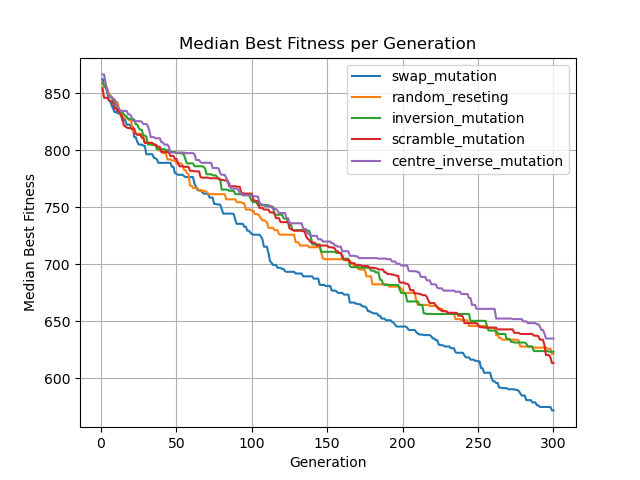

Reproduce this figure in Python.
import multiprocessing as mp
import time
import matplotlib.pyplot as plt
import numpy as np
import pandas as pd

from charles.charles import Population, Individual
from song import get_fitness
from charles.selection import fps
from charles.mutation import swap_mutation, random_reseting, inversion_mutation, scramble_mutation, centre_inverse_mutation
from charles.xo import single_point_xo


# Individual Monkey Patching
Individual.get_fitness = get_fitness


# Function to run a single experiment
def run_experiment(args):
    population_size, generations, crossover_probability, mutation_probability, selection, mutation, crossover, elitism, sol_size, valid_set = args
    all_fitness = []

    for i in range(10):  # Number of runs
        start_time = time.time()

        # Create a population
        pop = Population(size=population_size, optim="min", sol_size=sol_size, valid_set=valid_set, repetition=True)

        # Track fitness for each generation
        generation_fitness = []
        for gen in range(generations):
            pop.evolve(gens=1, xo_prob=crossover_probability, mut_prob=mutation_probability,            
                       select=selection, mutate=mutation, xo=crossover, elitism=elitism)
            best_fitness = min(ind.fitness for ind in pop.individuals)
            generation_fitness.append(best_fitness)

        all_fitness.append(generation_fitness)
        end_time = time.time()
        print(f"Run #{i + 1}, Generation #{gen + 1}: Best Fitness: {best_fitness}, Time: {round(end_time - start_time, 2)} seconds")


    # Transpose all_fitness to have each generation's best fitnesses in the same list
    all_fitness = list(map(list, zip(*all_fitness)))


    # Compute the median best fitness for each generation across all runs
    median_best_fitness_per_gen = [np.median(gen_fitness) for gen_fitness in all_fitness]

    return median_best_fitness_per_gen


# Mutations
experiments = [
    [500, 300, 0.9, 0.2, fps, swap_mutation, single_point_xo, True],
    [500, 300, 0.9, 0.2, fps, random_reseting, single_point_xo, True],
    [500, 300, 0.9, 0.2, fps, inversion_mutation, single_point_xo, True],
    [500, 300, 0.9, 0.2, fps, scramble_mutation, single_point_xo, True],
    [500, 300, 0.9, 0.2, fps, centre_inverse_mutation, single_point_xo, True]]


# Add sol_size and valid_set to each experiment
for exp in experiments:
    exp.extend([312, [i for i in range(127)]])

# Run experiments in parallel
if __name__ == '__main__':
    with mp.Pool(mp.cpu_count()) as pool:
        all_median_fitnesses = pool.map(run_experiment, experiments)

    def create_labels(experiments):
        labels = []
        for exp in experiments:
            label_parts = []
            label_parts.append(f"{exp[5].__name__}") # Mutations
            labels.append(", ".join(label_parts))
        return labels

    labels = create_labels(experiments)

    def plot_average_best_fitness(all_median_fitnesses, labels):
        for i, median_best_fitness in enumerate(all_median_fitnesses):
            plt.plot(range(1, len(median_best_fitness) + 1), median_best_fitness, linestyle='-', label=labels[i])


        plt.title('Median Best Fitness per Generation')
        plt.xlabel('Generation')
        plt.ylabel('Median Best Fitness')
        plt.legend()
        plt.grid(True)
        plt.show()

    plot_average_best_fitness(all_median_fitnesses, labels)
